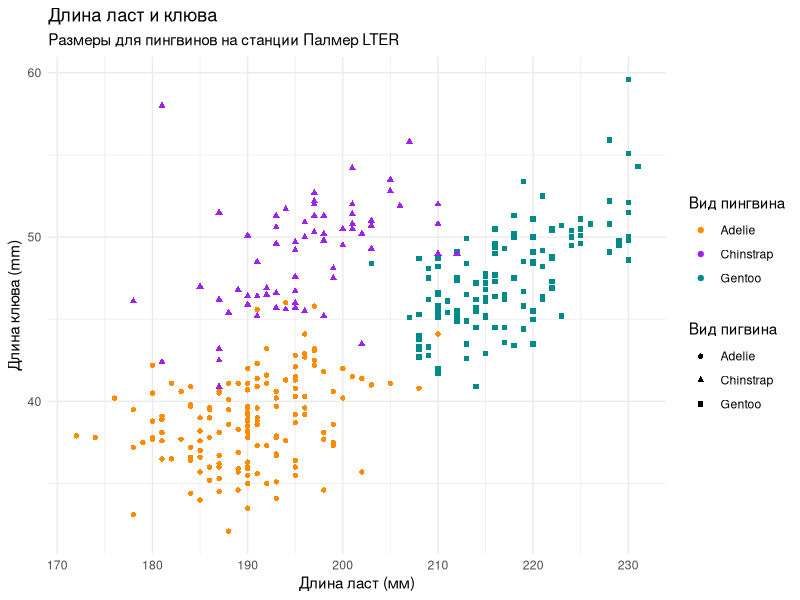

Source code (R):
## ---- chunk 1
#| label: load-packages
#| include: false

library(ggplot2)
library(palmerpenguins)
## ---- chunk 2
#| label: plot-penguins
#| warning: false
#| echo: false

ggplot(penguins, 
       aes(x = flipper_length_mm, y = bill_length_mm)) +
  geom_point(aes(color = species, shape = species)) +
  scale_color_manual(values = c("darkorange","purple","cyan4")) +
  labs(
    title = "Длина ласт и клюва",
    subtitle = "Размеры для пингвинов на станции Палмер LTER",
    x = "Длина ласт (мм)", y = "Длина клюва (mm)",
    color = "Вид пингвина", shape = "Вид пигвина"
  ) +
  theme_minimal()
